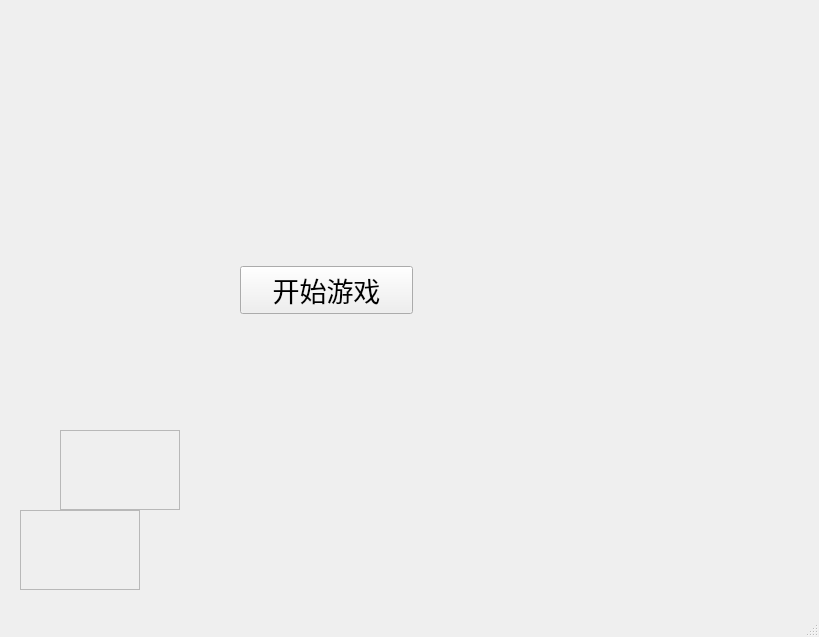
<?xml version="1.0" encoding="UTF-8"?>
<ui version="4.0">
 <class>MainWindow</class>
 <widget class="QMainWindow" name="MainWindow">
  <property name="geometry">
   <rect>
    <x>0</x>
    <y>0</y>
    <width>819</width>
    <height>637</height>
   </rect>
  </property>
  <property name="windowTitle">
   <string>MainWindow</string>
  </property>
  <property name="styleSheet">
   <string notr="true"/>
  </property>
  <widget class="QWidget" name="centralwidget">
   <widget class="QFrame" name="mycraft">
    <property name="geometry">
     <rect>
      <x>20</x>
      <y>510</y>
      <width>120</width>
      <height>80</height>
     </rect>
    </property>
    <property name="frameShape">
     <enum>QFrame::StyledPanel</enum>
    </property>
    <property name="frameShadow">
     <enum>QFrame::Raised</enum>
    </property>
   </widget>
   <widget class="QWidget" name="horizontalLayoutWidget">
    <property name="geometry">
     <rect>
      <x>240</x>
      <y>250</y>
      <width>173</width>
      <height>80</height>
     </rect>
    </property>
    <layout class="QHBoxLayout" name="horizontalLayout">
     <item>
      <widget class="QPushButton" name="pushButton">
       <property name="font">
        <font>
         <family>微软雅黑</family>
         <pointsize>20</pointsize>
         <weight>9</weight>
         <italic>false</italic>
         <bold>false</bold>
        </font>
       </property>
       <property name="layoutDirection">
        <enum>Qt::LeftToRight</enum>
       </property>
       <property name="styleSheet">
        <string notr="true">font: 75 20pt &quot;微软雅黑&quot;;
</string>
       </property>
       <property name="text">
        <string>开始游戏</string>
       </property>
      </widget>
     </item>
    </layout>
   </widget>
   <widget class="QFrame" name="bullet">
    <property name="geometry">
     <rect>
      <x>60</x>
      <y>430</y>
      <width>120</width>
      <height>80</height>
     </rect>
    </property>
    <property name="frameShape">
     <enum>QFrame::StyledPanel</enum>
    </property>
    <property name="frameShadow">
     <enum>QFrame::Raised</enum>
    </property>
   </widget>
  </widget>
  <widget class="QMenuBar" name="menubar">
   <property name="geometry">
    <rect>
     <x>0</x>
     <y>0</y>
     <width>819</width>
     <height>29</height>
    </rect>
   </property>
  </widget>
  <widget class="QStatusBar" name="statusbar"/>
 </widget>
 <resources/>
 <connections/>
</ui>
